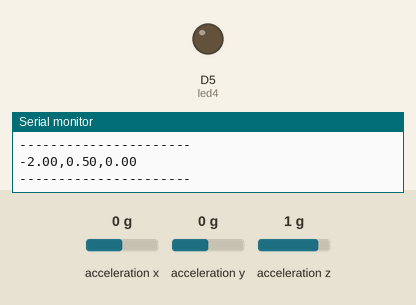
The sketch below on a simulated Arduino Nano 33 BLE. On the bench: output pins drawn as LEDs (lit = HIGH), the last lines printed to the serial monitor. Inputs (shaded band) come from the test bench; at power-on: acceleration x 0 g, acceleration y 0 g, acceleration z 1 g.

Above: at 1.3 s.
1.4 s: acceleration x set to -0.3 g
At 2.6 s:
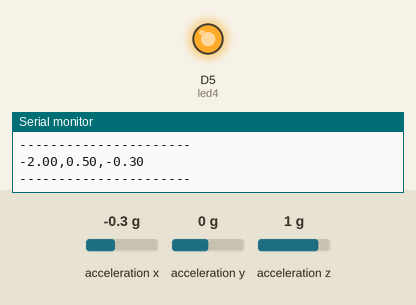
2.9 s: acceleration x set to 0 g
At 3.3 s:
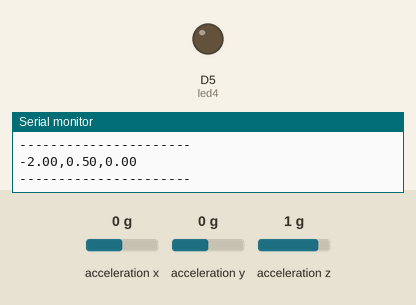
4.4 s: acceleration x set to -1.4 g
At 5.5 s:
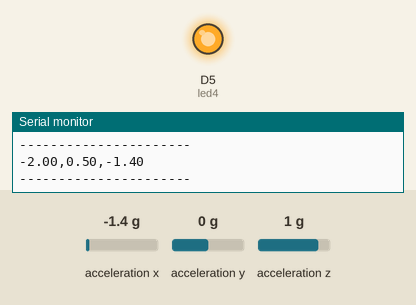
Timing chart, 0 to 7.4 s (numbered marks = the images above; inputs shaded):
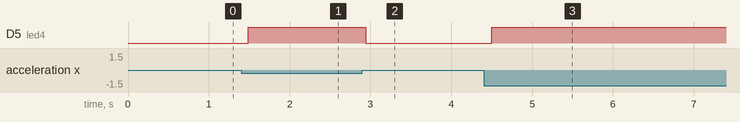

The sketch:

Remlicht.ino
```cpp
#include <Arduino_BMI270_BMM150.h>

  const int led4 = 5;

void setup() {

  Serial.begin(115200);
  while (!Serial);
  if (!IMU.begin()) {
    Serial.println("IMU init failed!"); while (1);
  }
  delay(150);
}

void loop() {
  pinMode(led4, OUTPUT);
  float ax, ay, az, gx, gy, gz;

  if (IMU.accelerationAvailable()) {
    IMU.readAcceleration(ax, ay, az);

    Serial.print(-2.0);
    Serial.print(",");
    Serial.print(0.5);
    Serial.print(",");

    if (ax < -0.20) {
      Serial.println(ax);
      digitalWrite(led4, HIGH);
    } else {
      Serial.println(0.0);
      digitalWrite(led4, LOW);
    }

    delay(10);
  }

  Serial.println("----------------------");
  delay(100);
}
```

Measured:
- the behaviour switches between -0.1 and -0.2 g on acceleration x (found by bisection; images 0 and 1)
- after the input at 1.4 s, D5 (led4): LOW → HIGH after 0.09 s
- after the input at 2.9 s, D5 (led4): HIGH → LOW at once
- after the input at 4.4 s, D5 (led4): LOW → HIGH after 0.10 s
